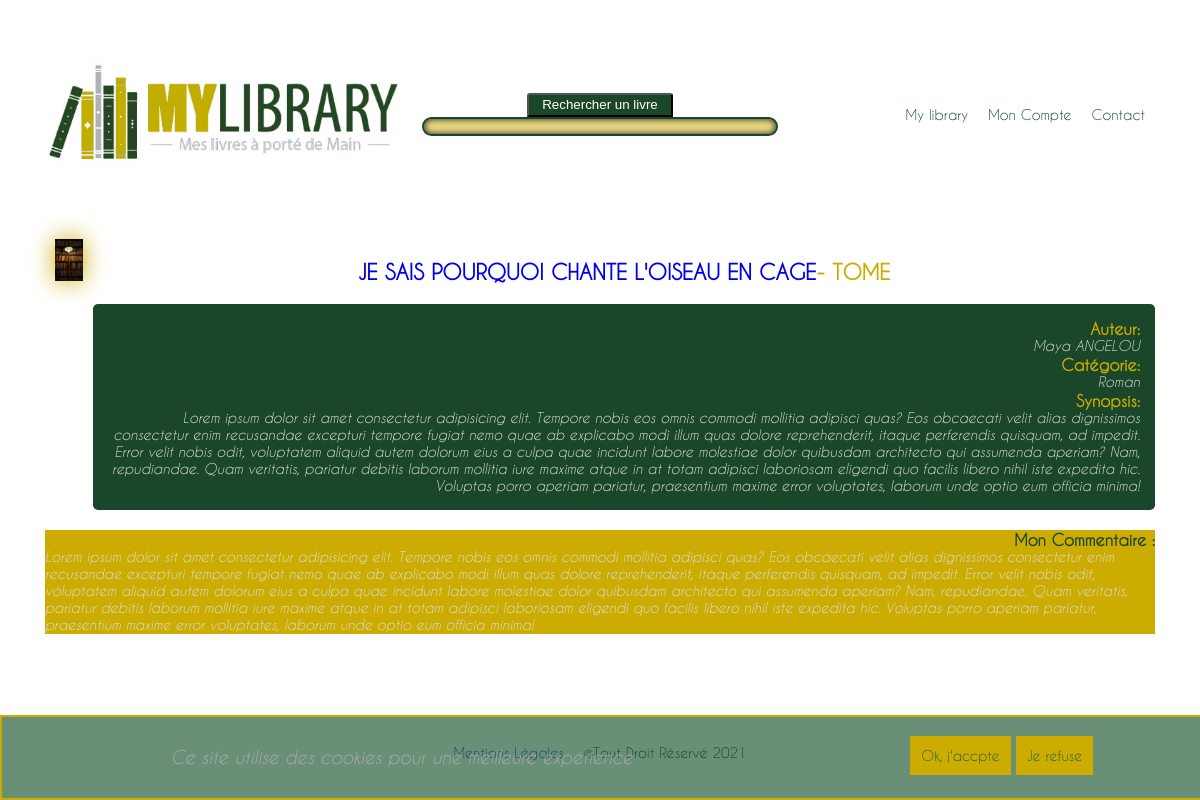
Screenshot of /index.php?action=livre&id=6 with the database file from the repository.
### tables this page shows
CREATE TABLE `authorlivres` (
  `id` int(11) NOT NULL AUTO_INCREMENT,
  `idAuthor` int(11) NOT NULL,
  `idLivre` int(11) NOT NULL,
  `tome` varchar(255) DEFAULT NULL,
  `noteMoyenne` int(11) DEFAULT NULL,
  PRIMARY KEY (`id`)
);

CREATE TABLE `livres` (
  `id` int(11) NOT NULL AUTO_INCREMENT,
  `title` varchar(255) NOT NULL,
  `category` varchar(255) NOT NULL,
  `content` longtext,
  PRIMARY KEY (`id`)
);

### app/Controllers/Front/frontController.php (called while the page is built, shortened)
<?php
class FrontController
{
        public  function livre($idLivre)
    {
        $livres = new \Projet\Models\AuthorLivresManager();
        $monLivre = $livres->OneEcritpar($idLivre);
        require "app/views/Front/page-livre.php";
    }
}

### app/Models/AuthorLivresManager.php (called while the page is built, shortened)
<?php
class AuthorLivresManager extends Manager
{
    protected $table;
    private $bdd;
    function __construct()
    {
        $this->table = "authorLivres";
        $this->bdd = Manager::getInstance();
    }
    public function OneEcritpar($idLivre)
    {
        $sql = "SELECT " . $this->table . ".`id` AS id,
        livres.`title` AS title, `livres`.`content` AS content,
        `livres`.`category` AS category,
        CONCAT(`firstname_author`,' ' ,`name_author`) AS name_author
            FROM " . $this->table . "
            INNER JOIN `livres`
                ON " . $this->table . ".`idLivre` = `livres`.id
            INNER JOIN `authors`
                ON " . $this->table . ".`idAuthor` = `authors`.id
            WHERE  " . $this->table . ".id = :id";
        $livre = $this->bdd->prepare($sql);
        $livre->bindValue(':id', $idLivre, PDO::PARAM_INT);
        $livre->execute();
        return $livre;
    }
}

### app/Models/Manager.php (called while the page is built, shortened)
<?php
class Manager extends PDO {
        private static $instance;
    private function __construct() {
        $_dsn = "mysql:dbname=".$_ENV['DBNAME'].";host=".$_ENV['DBHOST'];
    }
    public static function getInstance() {
        if(self::$instance === null) {
            self::$instance = new self();
        }
        return self::$instance;
    }
};

### app/views/Front/page-livre.php (the view, shortened to what this page needs)
<?php ob_start();
$livre = $monLivre->fetch();
$titre = $livre['title'] ?? "Livre"; ?>
<section id="livreSolo" class="container livreSolo">
    <article class="content-livre center">
        <figure class="card-img"><img class="img-livre " src="app/public/Front/images/DefautPhoto1.jpg" alt="Titre du livre"></figure>
        <div class="card-content">
            <h2 class="card-title green">
                <a href="livre&id=idLivre"><?= $livre['title']; ?></a><span class="gold bold">- tome</span>
            </h2>
            <section class="card-corps">
                <div>
                    <h6 class="gold label-article">Auteur: </h6>
                    <?= "<p class='auteurLivre lightGray'>" . strip_tags($livre['name_author']) . "</p>" ?>
                </div>
                <div>
                    <h6 class="gold label-article">Catégorie: </h6>
                    <?= "<p class='categorieLivre lightGray'>" . strip_tags($livre['category']) . "</p>" ?>
                </div>
                <div class="synopsis-livre">
                    <?php if (!is_null($livre['content'])) :
                        echo '<h4 class="gold label-article"> Synopsis: </h4>
                        <p class="lightGray">' . utf8_encode($livre['content']) . '</p>';
                    endif; ?>
                </div>
            </section>
        </div>
    </article>
</section>
<section id="commentaire" class="container livreSolo">
    <div class="content-livre bg-gold">
        <h4 class="green label-article">Mon Commentaire : </h4>
        <p class="lightGray">
            Lorem ipsum dolor sit amet consectetur adipisicing elit. Tempore nobis eos omnis commodi mollitia adipisci quas? Eos obcaecati velit alias dignissimos consectetur enim recusandae excepturi tempore fugiat nemo quae ab explicabo modi illum quas dolore reprehenderit, itaque perferendis quisquam, ad impedit. Error velit nobis odit, voluptatem aliquid autem dolorum eius a culpa quae incidunt labore molestiae dolor quibusdam architecto qui assumenda aperiam? Nam, repudiandae. Quam veritatis, pariatur debitis laborum mollitia iure maxime atque in at totam adipisci laboriosam eligendi quo facilis libero nihil iste expedita hic. Voluptas porro aperiam pariatur, praesentium maxime error voluptates, laborum unde optio eum officia minima!
        </p>
    </div>
    </div>
<?php require 'Templates/template.php'; ?>

### app/public/Front/css/style.css (style rules this page uses)
* { padding : 0; margin : 0; }
*, * :before, * :after { box-sizing : inherit; }
a { text-decoration : none; }
:root { --gold : #ccac00; --green : #1a472a; }
html { font-family : 'Caviar', 'Roboto', 'Times', sans-serif; }
body { font-size : 14px; min-width : 350px; }
body, h1, h2, h3, h4, h5, h6, p, ol, ul { margin : 0; padding : 0; font-weight : normal; }
img { max-width : 100%; height : auto; }
h1, h2, h3 { margin : 20px auto; text-align : center; text-transform : uppercase; }
p { font-family: 'CaviarItallic'; font-weight: normal; color: rgb(170, 170, 170) ; word-wrap: break-word; }
.container { display: flex; flex-direction: column; width: 100%; box-sizing: border-box; padding: 10px; margin: 30px auto; flex-wrap: nowrap; align-content: space-around; justify-content: center; }
.center { display : flex; justify-content : center; align-content : center; align-items : center; width: 100%; margin : 0 auto; }
.gold { color : var(--gold); }
.green { color : var(--green); }
.lightGray { color : #dbdbdb; }
.bg-gold { background-color : var(--gold); font-weight : bolder; }
.card-corps { display: flex; flex-direction: column; width: 100%; align-items: center; padding: 15px; background-color: var(--green); border-radius: 5px; -webkit-border-radius: 5px; -moz-border-radius: 5px; -ms-border-radius: 5px; -o-border-radius: 5px; }
.card-corps { grid-column : 1 / 3; grid-row : 2 / 3; align-items: flex-end; }
.card-title { grid-column : 2 / 3; grid-row : 1; justify-content : flex-end; }
.card-title { text-decoration : none; font-weight : bold; color : var(--green); }
.card-img { z-index : 2; grid-column : 1; grid-row : 1 / 3; align-self : start; padding : 0 10px; filter : drop-shadow(0 0 0.75rem #ccac00); -webkit-filter : drop-shadow(0 0 0.75rem #ccac00); }
.card-content { display : flex; flex-direction : column; text-align : end; }
.label-article, .contenu-card-livre>h6 { text-transform : capitalize; font-size : medium; font-weight : bold; text-align : end; }
.livreSolo { display : flex; flex-wrap : wrap; justify-content : center; max-width : 100%; margin : 0 auto; }

### rows the page displays
authorlivres: idLivre.title "JE SAIS POURQUOI CHANTE L'OISEAU EN CAGE", idLivre.category "Roman", idLivre.content "Lorem ipsum dolor sit amet consectetur adipisicing elit. Tempore nobis eos omnis commodi mollitia adipisci quas? Eos obcaecati velit alias dignissimos consectetur enim recusandae excepturi tempore fugiat nemo quae ab explicabo modi illum quas dolore reprehenderit, itaque perferendis quisquam, ad impedit. Error velit nobis odit, voluptatem aliquid autem dolorum eius a culpa quae incidunt labore molestiae dolor quibusdam architecto qui assumenda aperiam? Nam, repudiandae. Quam veritatis, pariatur debitis laborum mollitia iure maxime atque in at totam adipisci laboriosam eligendi quo facilis libero nihil iste expedita hic. Voluptas porro aperiam pariatur, praesentium maxime error voluptates,…"

### other values shown
strip_tags($livre['name_author']) "Maya ANGELOU"
